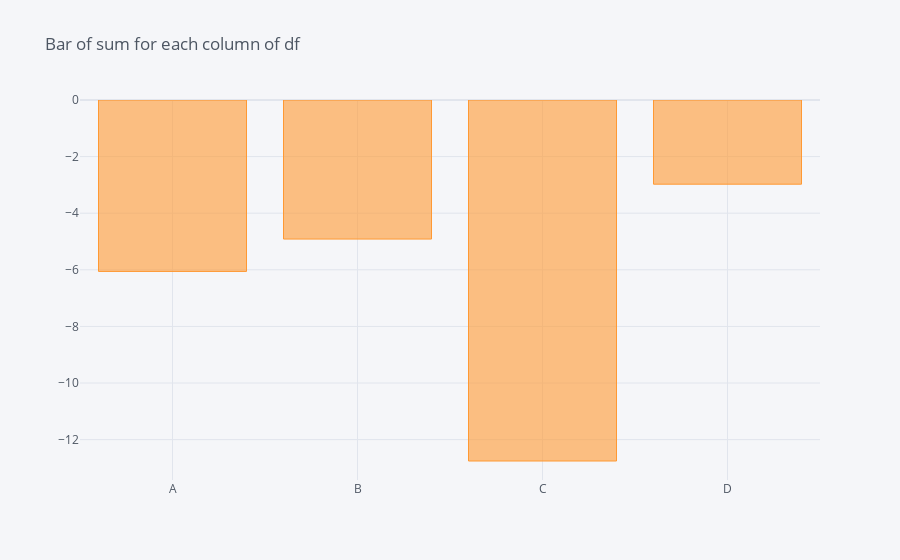

Write notebook code for a chart like this one.
### Code cell
df.sum().iplot(kind='bar',title='Bar of sum for each column of df')

### Figure 1 — Plotly figure (JSON) as saved in the notebook; plotly's stock layout.template omitted (floating-point values rounded to 4 significant figures)
{"data": [{"marker": {"color": "rgba(255, 153, 51, 0.6)", "line": {"color": "rgba(255, 153, 51, 1.0)", "width": 1}}, "name": "None", "orientation": "v", "text": "", "type": "bar", "x": ["A", "B", "C", "D"], "y": [-6.057, -4.913, -12.76, -2.975]}], "layout": {"legend": {"bgcolor": "#F5F6F9", "font": {"color": "#4D5663"}}, "paper_bgcolor": "#F5F6F9", "plot_bgcolor": "#F5F6F9", "title": {"font": {"color": "#4D5663"}, "text": "Bar of sum for each column of df"}, "xaxis": {"gridcolor": "#E1E5ED", "showgrid": true, "tickfont": {"color": "#4D5663"}, "title": {"font": {"color": "#4D5663"}, "text": ""}, "zerolinecolor": "#E1E5ED"}, "yaxis": {"gridcolor": "#E1E5ED", "showgrid": true, "tickfont": {"color": "#4D5663"}, "title": {"font": {"color": "#4D5663"}, "text": ""}, "zerolinecolor": "#E1E5ED"}}}
